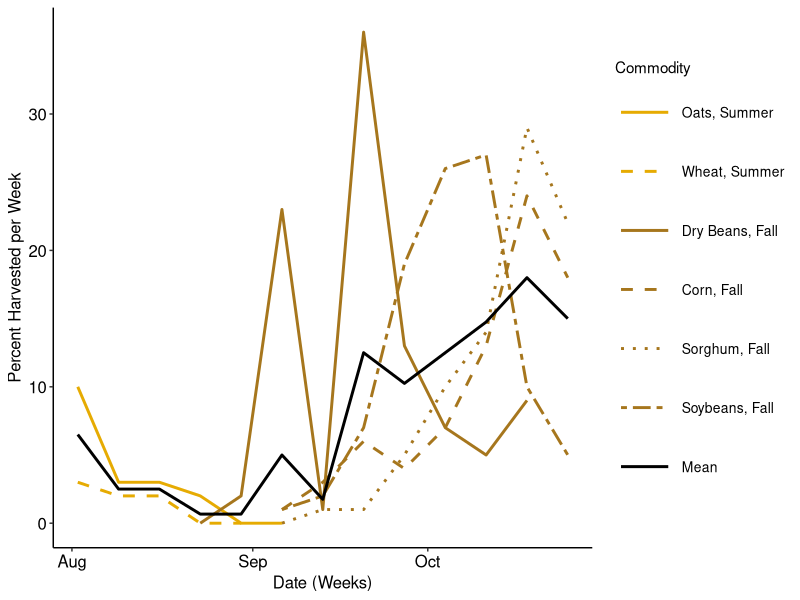
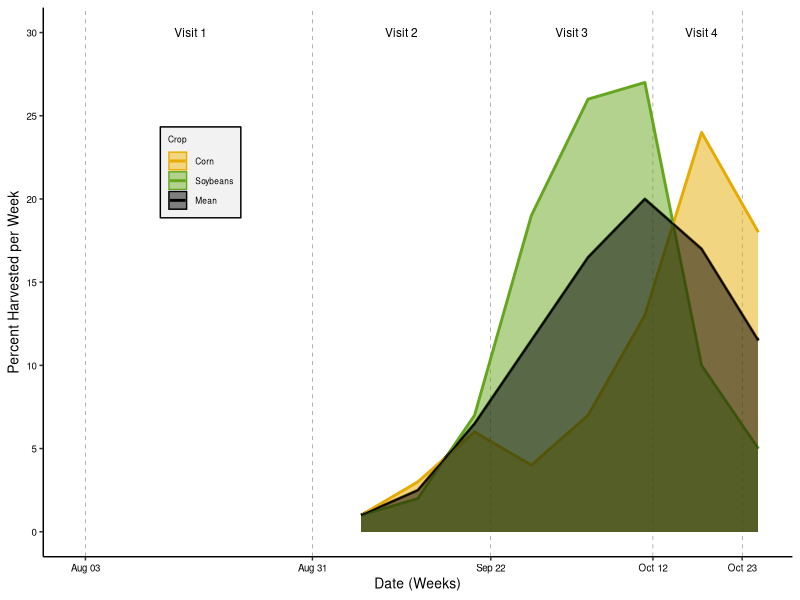
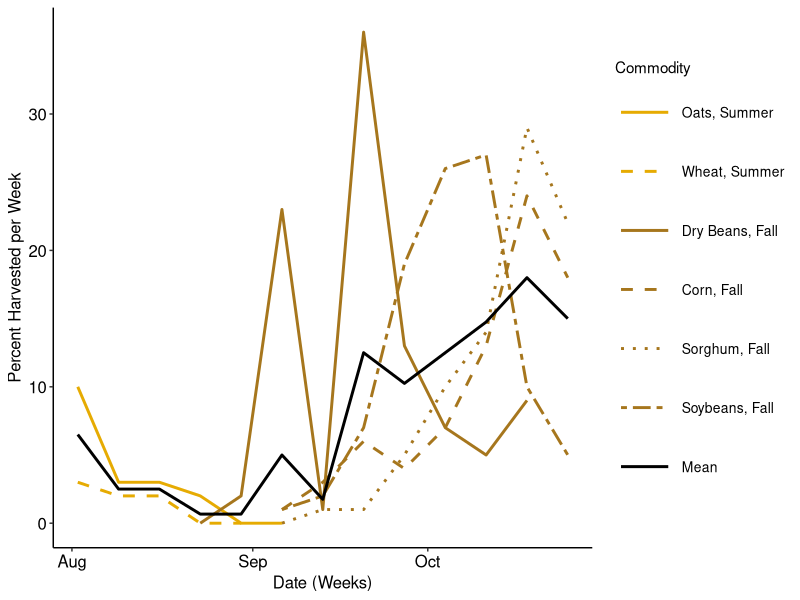
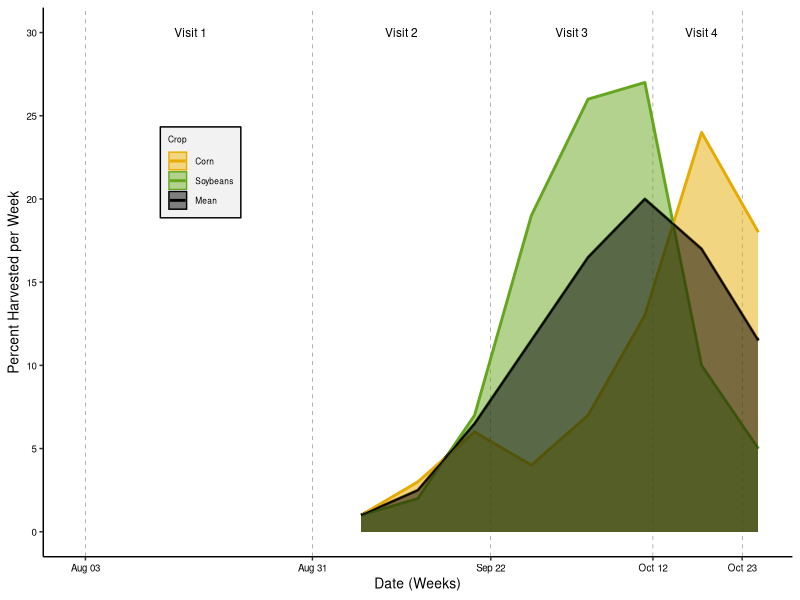

The R script that drew these images, in order:
## ---- chunk 1
library(tidyverse) # for wrangling
library(lubridate) # for handling dates
## ---- chunk 2
# imports the data frame and adds Crop - a column with either Summer or Fall depending on the time of year the harvest occurs; we narrowed the results to only include the dates of the study
harvest <- read.csv("data/USDA_harvest_data.csv", header = TRUE) %>% 
  mutate(Week.Ending = mdy(Week.Ending),
         Crop = ifelse(Commodity == "WHEAT" | Commodity == "OATS", "Summer", "Fall")) %>% 
  filter(Week.Ending > "2020-08-01",
         Week.Ending < "2020-10-26") %>% 
  dplyr::select(Week.Ending, Commodity, Value, Weekly.Value, Crop) %>% 
  mutate(Commodity = fct_relevel(factor(Commodity), "OATS", "WHEAT", "BEANS", "CORN", "SORGHUM", "SOYBEANS"))

# In this data frame, we calculate the average weekly harvest rate across the commodities
avg <- harvest %>% 
  group_by(Week.Ending) %>% 
  summarize(Weekly.Value = mean(Weekly.Value),
            Value = mean(Value)) %>% 
  mutate(Commodity = "MEAN", Crop = "Mean") 

# We combine the two data sets with mean as a commodity
combined <- rbind(harvest, avg)
levels(combined$Commodity)

#saveRDS(combined, "data/harvest.rds")

# let's look at major crops grown in Lancaster County, Nebraska
harvest_Lan <- harvest %>% 
  ungroup() %>% 
  filter(Commodity == "SOYBEANS" | Commodity == "CORN")

avg_Lan <- harvest_Lan %>% 
  group_by(Week.Ending) %>% 
  summarize(Weekly.Value = mean(Weekly.Value),
            Value = mean(Value)) %>% 
  mutate(Commodity = "MEAN", Crop = "Mean") 

combined_Lan <- rbind(harvest_Lan, avg_Lan)
levels(combined_Lan$Commodity)

#saveRDS(combined_Lan, "data/harvest_Lan.rds")
## ---- chunk 3
p <- ggplot() +
  geom_line(aes(x = Week.Ending, y = Weekly.Value, group = Commodity, color = Commodity, linetype = Commodity), data = combined, linewidth = 1, alpha = 1) +
  scale_color_manual(values = c("#E6AB02", "#E6AB02", "#A6761D", "#A6761D", "#A6761D", "#A6761D", "black"), 
                     labels = c("Oats, Summer", "Wheat, Summer", "Dry Beans, Fall", "Corn, Fall","Sorghum, Fall", "Soybeans, Fall", "Mean")) +
  scale_linetype_manual(values = c("solid", "dashed", "solid", "dashed", "dotted", "twodash", "solid"), 
                        labels = c("Oats, Summer", "Wheat, Summer", "Dry Beans, Fall", "Corn, Fall", "Sorghum, Fall", "Soybeans, Fall", "Mean")) +
  xlab("Date (Weeks)") +
  ylab("Percent Harvested per Week") +
  theme_classic() +
  theme(legend.key.size = unit(1.5, "cm"),
        axis.title = element_text(size = 12, color = "black"),
        axis.text = element_text(size = 12, color = "black"),
        legend.text = element_text(size = 10, color = "black"))
jpeg("figures/harvest.jpeg", 4, height = 4, units = "in", quality = 100, res = 300)
print(p)
dev.off()

p
## ---- chunk 4
p2 <- ggplot() +
  geom_line(aes(x = Week.Ending, y = Weekly.Value, group = Commodity, color = Commodity), data = combined_Lan, linewidth = 1, alpha = 1) +
  geom_area(aes(x = Week.Ending, y = Weekly.Value, group = Commodity, color = Commodity, fill = Commodity), data = combined_Lan, alpha = 0.5, position = 'identity') +
  scale_color_manual("Crop", values = c("#e6ab02", "#66a61e", "black"), 
                     labels = c("Corn", "Soybeans", "Mean")) +
  scale_fill_manual("Crop", values = c("#e6ab02", "#66a61e", "black"), 
                     labels = c("Corn", "Soybeans", "Mean")) +
  scale_x_date(date_labels = "%b %d", limits = as.Date(c("2020-08-02", "2020-10-25")), breaks = as.Date(c("2020-08-03", "2020-08-31", "2020-09-22", "2020-10-12", "2020-10-23"))) +
  scale_y_continuous(limits = c(0, 30), breaks = c(0, 5, 10, 15, 20, 25, 30)) +
  xlab("Date (Weeks)") +
  ylab("Percent Harvested per Week") +
  theme_classic() +
  theme(legend.key.size = unit(0.5, "cm"),
        text = element_text(size = 10), 
        axis.title = element_text(size = 10, color = "black"),
        axis.text = element_text(size = 7, color = "black"),
        legend.text = element_text(size = 6, color = "black"),
        legend.title = element_text(size = 6, color = "black"),
        legend.position = c(0.21, 0.7),
        legend.background = element_rect(fill="grey95",
                                  linewidth=0.5, linetype="solid", 
                                  colour ="black"),
        panel.grid.major.x = element_line(colour = "black", linetype = "dashed", size = 0.1)) +
  annotate(geom = "text", x = as.Date("2020-08-16"), y = 30, label = "Visit 1", color = "black", size = 3) +
  annotate(geom = "text", x = as.Date("2020-09-11"), y = 30, label = "Visit 2", color = "black", size = 3) +
  annotate(geom = "text", x = as.Date("2020-10-02"), y = 30, label = "Visit 3", color = "black", size = 3) +
  annotate(geom = "text", x = as.Date("2020-10-18"), y = 30, label = "Visit 4", color = "black", size = 3)
jpeg("figures/harvest_Lan.jpeg", width = 3.25, height = 3, units = "in", quality = 100, res = 300)
print(p2)
dev.off()

p2
